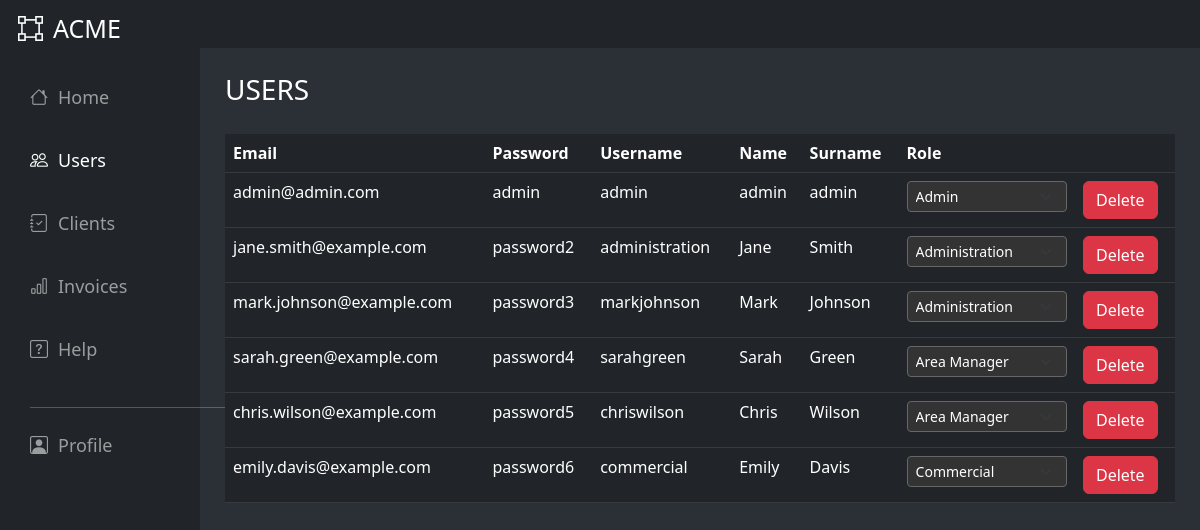
The app's page /FRONT END/dashboard/all_users.php (signed in), older data.
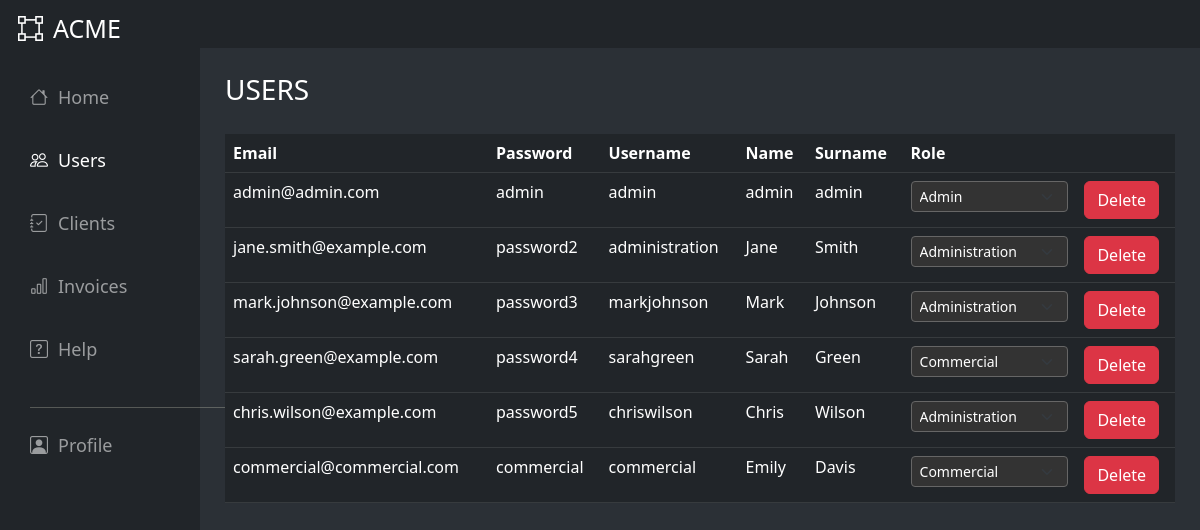
The same page, newer data.
### tables this page shows
CREATE TABLE `user` (
  `ID_User` int NOT NULL,
  `Email` varchar(30) NOT NULL,
  `Password` varchar(30) NOT NULL,
  `Username` varchar(20) NOT NULL,
  `Name` varchar(20) NOT NULL,
  `Surname` varchar(20) NOT NULL,
  `Role` varchar(15) NOT NULL
);

### FRONT END/dashboard/all_users.php (the view, shortened to what this page needs)
<?php
include("../../BACK END/connect.php");
?>
<html>
<head>
    <link href="https://cdn.jsdelivr.net/npm/bootstrap@5.2.3/dist/css/bootstrap.min.css" rel="stylesheet"
>
    <link rel="stylesheet" href="https://cdn.jsdelivr.net/npm/bootstrap-icons@1.3.0/font/bootstrap-icons.css">
</head>
<body class="d-flex flex-column" style="min-height: 100vh">
    <?php if (isset($_SESSION["id"]) && isset($_SESSION["ruolo"])) {
        if ($_SESSION["ruolo"] == "Admin") { ?>
            <div class="container-fluid">
                <div class="row">
                    <div class="col-12 bg-dark vh-10 show d-none d-md-block overflow-hidden"
                        style="color: white;padding-left: 18px;padding-top: 10px;font-size: 25px; width:100%;">
                        <i class="bi bi-bounding-box"></i><span>ACME</span>
                    </div>
                </div>
                <div class="row">
                    <div class="col-md-2 col-lg-2 col-xl-2 bg-dark collapse d-md-block text-nowrap"
                        style="color: beige; padding-right: 10px; align-items: center;" id="nav">
                        <div class="vh-100">
                            <div class="navbar navbar-dark bg-dark">
                                <div class="align-middle" style="font-size: 18px; padding-left: 18px; padding-top: 20px;">
                                    <ul class="navbar-nav">
                                        <li class="nav-item" style="padding-bottom: 20px;">
                                            <a class="nav-link" aria-current="page" href="admin-dashboard.php"><i
                                                    class="bi bi-house"></i>Home</a>
                                        </li>
                                        <li class="nav-item" style="padding-bottom: 20px;">
                                            <a class="nav-link active" aria-current="page" href="#"><i
                                                    class="bi bi-people"></i>Users</a>
                                        </li>
                                        <li class="nav-item" style="padding-bottom: 20px;">
                                            <a class="nav-link" href="clients.php"><i class="bi bi-journal-check"></i>Clients</a>
                                        </li>
                                        <li class="nav-item" style="padding-bottom: 20px;">
                                            <a class="nav-link" href="invoice.php"><i class="bi bi-bar-chart"></i>Invoices</a>
                                        </li>
                                        <li class="nav-item" style="padding-bottom: 20px;">
                                            <a class="nav-link" href="#"><i class="bi bi-question-square"></i>Help</a>
                                        </li>
                                        <hr style="width: 200%; background-color: white;">
                                        <li class="nav-item">
                                            <a class="nav-link" href="profile.php"><i class="bi bi-person-square"></i></i>Profile</a>
                                        </li>
                                    </ul>
                                </div>
                            </div>
                        </div>
                    </div>
                    <div class="col-md-10 col-lg-10 col-xl-10" style="padding:25px">
                        <h3>USERS</h3>
                        <div class="overflow-auto" style="padding-top:20px">
                            <table class="table table-dark">
                                <thead>
                                    <tr>
                                        <th scope="col">Email</th>
                                        <th scope="col">Password</th>
                                        <th scope="col">Username</th>
                                        <th scope="col">Name</th>
                                        <th scope="col">Surname</th>
                                        <th scope="col">Role</th>
                                        <th scope="col"></th>
                                    </tr>
                                </thead>
                                <tbody>
                                    <?php
                                    $result = mysqli_query($connect, "SELECT * from user");
                                    if (mysqli_num_rows($result)) {
                                        while ($user = mysqli_fetch_array($result)) {
                                            ?>
                                            <tr>
                                                <td>
                                                    <?= $user["Email"]; ?>
                                                </td>
                                                <td>
                                                    <?= $user["Password"]; ?>
                                                </td>
                                                <td>
                                                    <?= $user["Username"]; ?>
                                                </td>
                                                <td>
                                                    <?= $user["Name"]; ?>
                                                </td>
                                                <td>
                                                    <?= $user["Surname"]; ?>
                                                </td>
                                                <td>
                                                    <select class="form-select form-select-sm" aria-label="Default select example" name="role"
                                                        id=<?= $user["ID_User"]; ?> onchange='saveChanges(<?= $user["ID_User"] ?>)'>
                                                        <?php
                                                        if ($user["Role"] == "NULL") {
                                                            echo "
                                                        <option selected>Senza ruolo</option>
                                                        <option value='Admin'>Admin</option>
                                                        <option value='Commercial'>Commercial</option>
                                                        <option value='Area Manager'>Area Manager</option>
                                                        <option value='Administration'>Administration</option>";
                                                        } elseif ($user["Role"] == "Administration") {
                                                            echo "
                                                        <option selected>Administration</option>
                                                        <option value='Admin'>Admin</option>
                                                        <option value='Commercial'>Commercial</option>
                                                        <option value='Area Manager'>Area Manager</option>";
                                                        } elseif ($user["Role"] == "Admin") {
                                                            echo "
                                                <option selected>Admin</option>
                                                <option value='Commercial'>Commerciale</option>
                                                <option value='Area Manager'>Area Manager</option>
                                                <option value='Administration'>Administration</option>";
                                                        } elseif ($user["Role"] == "Commercial") {
                                                            echo "
                                                <option selected>Commercial</option>
                                                <option value='Admin'>Admin</option>
                                                <option value='Area Manager'>Area Manager</option>
                                                <option value='Administration'>Administration</option>";
                                                        } elseif ($user["Role"] == "Area Manager") {
                                                            echo "
                                                <option selected>Area Manager</option>
                                                <option value='Admin'>Admin</option>
                                                <option value='Administration'>Administration</option>
                                                <option value>Commercial</option>";
                                                        }
                                                        ?>
                                                    </select>
                                                </td>
                                                <td>
                                                    <button type="button" class="btn btn-danger" data-bs-toggle='modal'
                                                        href='#exampleModalToggle1'
                                                        onclick='deleteUser(<?= $user["ID_User"] ?>)'>Delete</button>
                                                </td>
                                            </tr>
                                            <?php
                                        }
                                    }
                                    ?>
                                </tbody>
                            </table>
                        </div>
                    </div>
                </div>
            </div>
            <?php
        }
    } else {
        echo "Access denied";
    } ?>
</body>
</html>

### FRONT END/dashboard/all_users.php (style rules this page uses)
body { font-family: system-ui, -apple-system, BlinkMacSystemFont, 'Segoe UI', Roboto, Oxygen, Ubuntu, Cantarell, 'Open Sans', 'Helvetica Neue', sans-serif; background-color: #2B3036; color: white; }
i { padding-right: 10px; }
select.form-select { background-color: #333; color: #fff; border-color: #666; }
select.form-select option:checked { background-color: #666; color: #fff; }

Row changes from the older to the newer data that the page shows:
changed user "sarah.green@example.com": role "Area Manager" → "Commercial"
changed user "chris.wilson@example.com": role "Area Manager" → "Administration"
changed user "commercial": Email "emily.davis@example.com" → "commercial@commercial.com"; Password "password6" → "commercial"
